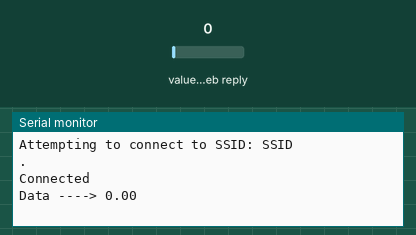
Simulated run of this sketch. Board: ESP8266 (NodeMCU). Shown: the last lines printed to the serial monitor. The inputs (shaded band) are chosen by the test bench; at power-on: value in the web reply 0. WiFi joins after 1.5 s; servers stay silent unless stated; web services answer with replies made up by the test bench.

Above: at 18.0 s.
18.1 s: value in the web reply set to 2
At 21.5 s:
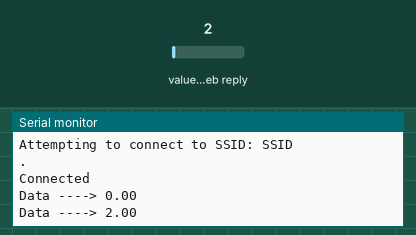
33.5 s: value in the web reply set to 25
At 36.8 s:
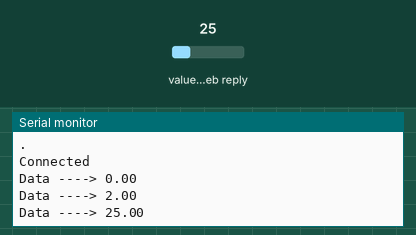
Timing chart, 0 to 38.3 s (numbered marks = the images above; inputs shaded):
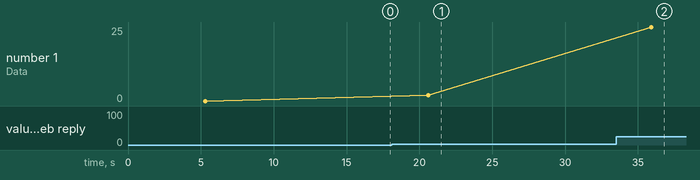

The sketch:

Read_data_from_ThingSpeak.ino
```cpp
#include "ThingSpeak.h"
#include <ESP8266WiFi.h>

char ssid[] = "SSID";   // your network SSID (name)
char pass[] = "PASSWORD";   // your network password

WiFiClient  client;

unsigned long TSChannelID = 123456;//SECRET_CH_ID;
const char * TSReadAPIKey = "ABCDEFGHIJ12345";//SECRET_READ_APIKEY;
unsigned int TSFieldNumber = 1; // Field number

void setup() {
  Serial.begin(115200);  // Initialize serial

  WiFi.mode(WIFI_STA);
  ThingSpeak.begin(client);  // Initialize ThingSpeak
}

void loop() {

  int statusCode = 0;

  // Connect or reconnect to WiFi
  if(WiFi.status() != WL_CONNECTED){
    Serial.print("Attempting to connect to SSID: ");
    Serial.println(ssid);
    while(WiFi.status() != WL_CONNECTED){
      WiFi.begin(ssid, pass); // Connect to WPA/WPA2 network. Change this line if using open or WEP network
      Serial.print(".");
      delay(5000);
    }
    Serial.println("\nConnected");
  }

  float readData = ThingSpeak.readFloatField(TSChannelID,TSFieldNumber,TSReadAPIKey);

  statusCode = ThingSpeak.getLastReadStatus();
  if(statusCode == 200){
    Serial.println("Data ----> " + String(readData));
  }
  else{
    Serial.println("Problem reading channel. HTTP error code " + String(statusCode));
  }
  delay(15000);
}
```

Measured:
- after the input at 18.1 s, the serial monitor: prints a new line after 2.5 s (image 1)
- after the input at 33.5 s, the serial monitor: prints a new line after 2.4 s (image 2)
- plotted number 1: 0 → 2 after the input at 18.1 s, 2 → 25 after the input at 33.5 s
